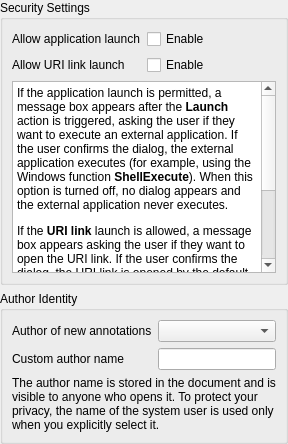
       <widget class="QWidget" name="securityPage">
        <layout class="QVBoxLayout" name="securityPageLayout">
         <property name="leftMargin">
          <number>0</number>
         </property>
         <property name="topMargin">
          <number>0</number>
         </property>
         <property name="rightMargin">
          <number>0</number>
         </property>
         <property name="bottomMargin">
          <number>0</number>
         </property>
         <item>
          <widget class="QGroupBox" name="securitySettingsGroupBox">
           <property name="title">
            <string>Security Settings</string>
           </property>
           <layout class="QVBoxLayout" name="securitySettingsGroupBoxLayout">
            <item>
             <layout class="QGridLayout" name="securitySettingsGridLayout">
              <item row="0" column="1">
               <widget class="QCheckBox" name="allowLaunchCheckBox">
                <property name="text">
                 <string>Enable</string>
                </property>
               </widget>
              </item>
              <item row="1" column="0">
               <widget class="QLabel" name="allowRunURILabel">
                <property name="text">
                 <string>Allow URI link launch</string>
                </property>
               </widget>
              </item>
              <item row="0" column="0">
               <widget class="QLabel" name="allowRunExeLabel">
                <property name="text">
                 <string>Allow application launch</string>
                </property>
               </widget>
              </item>
              <item row="1" column="1">
               <widget class="QCheckBox" name="allowRunURICheckBox">
                <property name="text">
                 <string>Enable</string>
                </property>
               </widget>
              </item>
             </layout>
            </item>
            <item>
             <widget class="QTextBrowser" name="securityHelpTextBrowser">
              <property name="html">
               <string>&lt;!DOCTYPE HTML PUBLIC &quot;-//W3C//DTD HTML 4.0//EN&quot; &quot;http://www.w3.org/TR/REC-html40/strict.dtd&quot;&gt;
&lt;html&gt;&lt;head&gt;&lt;meta name=&quot;qrichtext&quot; content=&quot;1&quot; /&gt;&lt;meta charset=&quot;utf-8&quot; /&gt;&lt;style type=&quot;text/css&quot;&gt;
p, li { white-space: pre-wrap; }
hr { height: 1px; border-width: 0; }
li.unchecked::marker { content: &quot;\2610&quot;; }
li.checked::marker { content: &quot;\2612&quot;; }
&lt;/style&gt;&lt;/head&gt;&lt;body style=&quot; font-family:'Segoe UI'; font-size:9pt; font-weight:400; font-style:normal;&quot;&gt;
&lt;p style=&quot; margin-top:12px; margin-bottom:12px; margin-left:0px; margin-right:0px; -qt-block-indent:0; text-indent:0px;&quot;&gt;If the application launch is permitted, a message box appears after the &lt;span style=&quot; font-weight:600;&quot;&gt;Launch&lt;/span&gt; action is triggered, asking the user if they want to execute an external application. If the user confirms the dialog, the external application executes (for example, using the Windows function &lt;span style=&quot; font-weight:600;&quot;&gt;ShellExecute&lt;/span&gt;). When this option is turned off, no dialog appears and the external application never executes. &lt;/p&gt;
&lt;p style=&quot; margin-top:12px; margin-bottom:12px; margin-left:0px; margin-right:0px; -qt-block-indent:0; text-indent:0px;&quot;&gt;If the &lt;span style=&quot; font-weight:600;&quot;&gt;URI link&lt;/span&gt; launch is allowed, a message box appears asking the user if they want to open the URI link. If the user confirms the dialog, the URI link is opened by the default web browser (or default application if the URI links to the file system). &lt;/p&gt;
&lt;p style=&quot; margin-top:12px; margin-bottom:12px; margin-left:0px; margin-right:0px; -qt-block-indent:0; text-indent:0px;&quot;&gt;Users should exercise caution with these settings and only confirm execution if the document is safe and comes from a reliable source. Launching external applications and following URI links can pose risks to the user's computer. &lt;/p&gt;&lt;/body&gt;&lt;/html&gt;</string>
              </property>
             </widget>
            </item>
           </layout>
          </widget>
         </item>
         <item>
          <widget class="QGroupBox" name="authorGroupBox">
           <property name="title">
            <string>Author Identity</string>
           </property>
           <layout class="QGridLayout" name="authorGridLayout">
            <item row="0" column="0">
             <widget class="QLabel" name="authorNameModeLabel">
              <property name="text">
               <string>Author of new annotations</string>
              </property>
             </widget>
            </item>
            <item row="0" column="1">
             <widget class="QComboBox" name="authorNameModeComboBox"/>
            </item>
            <item row="1" column="0">
             <widget class="QLabel" name="customAuthorNameLabel">
              <property name="text">
               <string>Custom author name</string>
              </property>
             </widget>
            </item>
            <item row="1" column="1">
             <widget class="QLineEdit" name="customAuthorNameEdit"/>
            </item>
            <item row="2" column="0" colspan="2">
             <widget class="QLabel" name="authorHelpLabel">
              <property name="text">
               <string>The author name is stored in the document and is visible to anyone who opens it. To protect your privacy, the name of the system user is used only when you explicitly select it.</string>
              </property>
              <property name="wordWrap">
               <bool>true</bool>
              </property>
             </widget>
            </item>
           </layout>
          </widget>
         </item>
        </layout>
       </widget>
